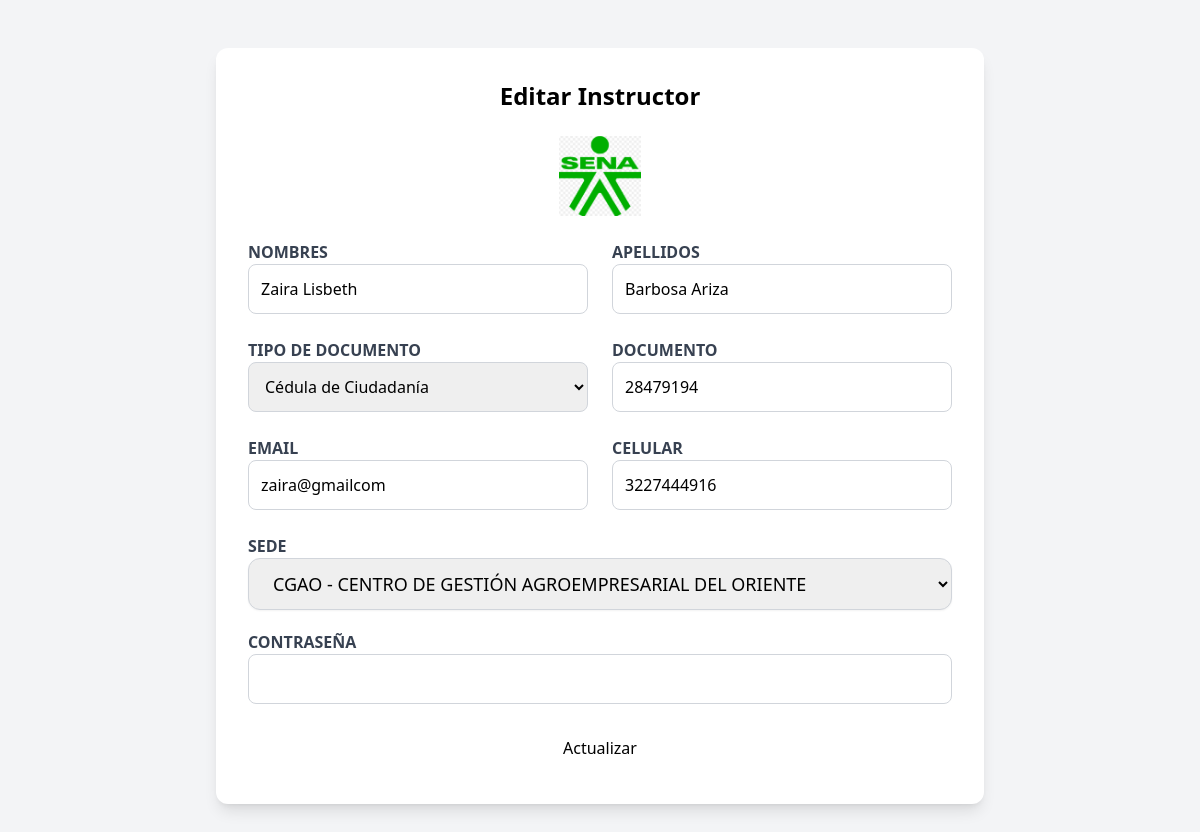
The page /instructor/editar/1 (signed in) on the database its author committed.
### app/models/users.py (models this page shows, shortened)
class Instructor(db.Model, UserMixin):
    __tablename__ = 'instructor'
    id_instructor = db.Column(db.Integer, primary_key=True)
    nombre_instructor = db.Column(db.String(45), nullable=False)
    apellido_instructor = db.Column(db.String(45), nullable=False)
    correo_instructor = db.Column(db.String(100), nullable=False, unique=True)
    celular_instructor = db.Column(db.String(45), nullable=False)
    tipo_documento = db.Column(db.Enum('Cedula de Ciudadania','Cedula Extrangeria'), nullable=False)
    documento = db.Column(db.String(45), nullable=False, unique=True)
    password_instructor = db.Column(db.String(250), nullable=False)
    coordinador_id = db.Column(db.Integer, db.ForeignKey('coordinador.id_coordinador'), nullable=False)
    coordinador = db.relationship('Coordinador', back_populates='instructores')
    sede_id = db.Column(db.Integer, db.ForeignKey('sede.id_sede'))
    sede = db.relationship('Sede', backref='instructores')
    programas = db.relationship('Programa', back_populates='instructor_rel', lazy=True, cascade='all, delete-orphan')
    seguimientos = db.relationship('Seguimiento', back_populates='instructor_rel', lazy=True, cascade='all, delete-orphan')
    aprendices_rel = db.relationship('Aprendiz', back_populates='instructor', lazy=True)

class Sede(db.Model):
    __tablename__ = 'sede'
    id_sede = db.Column(db.Integer, primary_key=True)
    nombre_sede = db.Column(db.Enum(
        'CGAO - CENTRO DE GESTIÓN AGROEMPRESARIAL DEL ORIENTE',
        'CCS - CENTRO DE COMERCIO Y SERVICIOS',
        'CDM - CENTRO DE DISEÑO Y METROLOGÍA',
        'CGAF - CENTRO DE GESTIÓN ADMINISTRATIVA Y FINANCIERA',
        'CGPI - CENTRO DE GESTIÓN DE LA PRODUCCIÓN INDUSTRIAL',
        'CTIC - CENTRO DE TECNOLOGÍA DE LA INFORMACIÓN Y COMUNICACIONES',
        'CBA - CENTRO DE BIOTECNOLOGÍA AGROPECUARIA',
        'CEM - CENTRO DE ENERGÍA Y MINAS',
        'CSF - CENTRO DE SERVICIOS FINANCIEROS',
        'CFGR - CENTRO DE FORMACIÓN EN GESTIÓN DEL RIESGO'
    ), nullable=False, unique=True)
    ciudad = db.Column(db.String(100), nullable=False)
    token = db.Column(db.String(100), nullable=True)  # Token para registrar coordinador/instructor
    token_expiracion = db.Column(db.DateTime, nullable=True)
    coordinadores = db.relationship('Coordinador', back_populates='sede', lazy=True)

### app/routes/instructor_route.py (the view, shortened to what this page needs)
@bp.route('/editar/<int:id>', methods=['GET', 'POST'])
@login_required
def editar_instructor(id):
    from app.models.users import Sede  # Importar Sede aquí
    instructor = Instructor.query.get_or_404(id)
    sedes = Sede.query.all()
    return render_template('instructor.html', instructor=instructor, mode='edit', sedes=sedes, now=datetime.now())

### app/__init__.py (called while the page is built)
@login_manager.user_loader
def load_user(user_id):
    from app.models.users import Aprendiz, Instructor, Coordinador, Administrador
    try:
        role, id = user_id.split("-")
        id = int(id)
    except (ValueError, AttributeError):
        return None
    if role == "aprendiz":
        return Aprendiz.query.get(id)
    elif role == "instructor":
        return Instructor.query.get(id)
    elif role == "coordinador":
        return Coordinador.query.get(id)
    elif role == "administrador":
        return Administrador.query.get(id)
    return None

### app/templates/instructor.html (shortened to what this page needs)
<!DOCTYPE html>
<html lang="es">
<head>
    <script src="https://cdn.tailwindcss.com"></script>
</head>
<body class="bg-gray-100 min-h-screen flex items-center justify-center p-4">
    <div class="flex flex-col items-center justify-center min-h-[calc(100vh-200px)] bg-gray-100 py-8">
    <div class="bg-white shadow-lg rounded-xl w-full max-w-3xl p-8 space-y-6">
        <h2 class="text-2xl font-bold text-center text-sena-primary">
            {% if mode == 'edit' %}Editar Instructor{% else %}Registrar Instructor{% endif %}
        </h2>
        <div class="flex justify-center mb-6">
            <img src="{{ url_for('static', filename='img/logo-sena.png') }}" alt="SENA" class="h-20">
        </div>
        {% if mode == 'edit' %}
        <form method="post" action="{{ url_for('instructor_bp.editar_instructor', id=instructor.id_instructor) }}" class="form-sena space-y-5">
        {% else %}
        <form method="post" action="{{ url_for('auth.instructor') }}" class="form-sena space-y-5">
        {% endif %}
            <div class="grid grid-cols-1 md:grid-cols-2 gap-6">
                <div>
                    <label for="nombre_instructor" class="font-semibold text-gray-700">NOMBRES</label>
                    <input type="text" name="nombre_instructor" id="nombre_instructor" value="{{ instructor.nombre_instructor if mode == 'edit' else '' }}" required class="w-full rounded-lg border border-gray-300 p-3 focus:ring-sena-primary focus:border-sena-primary">
                </div>
                <div>
                    <label for="apellido_instructor" class="font-semibold text-gray-700">APELLIDOS</label>
                    <input type="text" name="apellido_instructor" id="apellido_instructor" value="{{ instructor.apellido_instructor if mode == 'edit' else '' }}" required class="w-full rounded-lg border border-gray-300 p-3 focus:ring-sena-primary focus:border-sena-primary">
                </div>
                <div>
                    <label for="tipo_documento" class="font-semibold text-gray-700">TIPO DE DOCUMENTO</label>
                    <select name="tipo_documento" id="tipo_documento" required class="w-full rounded-lg border border-gray-300 p-3 focus:ring-sena-primary focus:border-sena-primary">
                        <option value="Cedula de Ciudadania" {% if mode == 'edit' and instructor.tipo_documento == 'Cedula de Ciudadania' %}selected{% endif %}>Cédula de Ciudadanía</option>
                    </select>
                </div>
                <div>
                    <label for="documento" class="font-semibold text-gray-700">DOCUMENTO</label>
                    <input type="text" name="documento" id="documento" value="{{ instructor.documento if mode == 'edit' else '' }}" required pattern="[0-9]+" title="Solo números" class="w-full rounded-lg border border-gray-300 p-3 focus:ring-sena-primary focus:border-sena-primary">
                </div>
                <div>
                    <label for="correo_instructor" class="font-semibold text-gray-700">EMAIL</label>
                    <input type="email" name="correo_instructor" id="correo_instructor" value="{{ instructor.correo_instructor if mode == 'edit' else '' }}" required class="w-full rounded-lg border border-gray-300 p-3 focus:ring-sena-primary focus:border-sena-primary">
                </div>
                <div>
                    <label for="celular_instructor" class="font-semibold text-gray-700">CELULAR</label>
                    <input type="tel" name="celular_instructor" id="celular_instructor" value="{{ instructor.celular_instructor if mode == 'edit' else '' }}" required pattern="[0-9]{10}" title="Debe contener 10 dígitos" class="w-full rounded-lg border border-gray-300 p-3 focus:ring-sena-primary focus:border-sena-primary">
                </div>
                <div class="md:col-span-2">
                    <label for="sede_id" class="font-semibold text-gray-700">SEDE</label>
                    <select name="sede_id" id="sede_id" required oninput="filtrarOpciones(this)"
                            class="w-full px-5 py-3 border border-gray-300 rounded-xl text-lg focus:ring-2 focus:ring-blue-500 shadow-sm">
                        {% for option_value, option_text in [
                            ('CGAO', 'CGAO - CENTRO DE GESTIÓN AGROEMPRESARIAL DEL ORIENTE'),
                            ('CCS', 'CCS - CENTRO DE COMERCIO Y SERVICIOS'),
                            ('CDM', 'CDM - CENTRO DE DISEÑO Y METROLOGÍA'),
                            ('CGAF', 'CGAF - CENTRO DE GESTIÓN ADMINISTRATIVA Y FINANCIERA'),
                            ('CGPI', 'CGPI - CENTRO DE GESTIÓN DE LA PRODUCCIÓN INDUSTRIAL'),
                            ('CTIC', 'CTIC - CENTRO DE TECNOLOGÍA DE LA INFORMACIÓN Y COMUNICACIONES'),
                            ('CBA', 'CBA - CENTRO DE BIOTECNOLOGÍA AGROPECUARIA'),
                            ('CEM', 'CEM - CENTRO DE ENERGÍA Y MINAS'),
                            ('CSF', 'CSF - CENTRO DE SERVICIOS FINANCIEROS'),
                            ('CFGR', 'CFGR - CENTRO DE FORMACIÓN EN GESTIÓN DEL RIESGO')
                        ] %}
                        <option value="{{ option_text }}" {% if mode == 'edit' and instructor.sede.nombre_sede == option_text %}selected{% endif %}>
                            {{ option_text }}
                        </option>
                    </select>
                </div>
            </div>
            <div class="mt-4">
                <label for="password" class="font-semibold text-gray-700">CONTRASEÑA</label>
                <input type="password" name="password" id="password" class="w-full rounded-lg border border-gray-300 p-3 focus:ring-sena-primary focus:border-sena-primary" {% if mode != 'edit' %}required{% endif %}>
            </div>
            <div class="flex justify-center mt-6">
                <button type="submit" class="btn-sena-primary py-3 px-6 rounded-lg font-medium">
                    {% if mode == 'edit' %}Actualizar{% else %}Registrar{% endif %}
                </button>
            </div>
        </form>
    </div>
    </div>
</body>
</html>

### rows shown on the page
Instructor: nombre_instructor "Zaira Lisbeth", apellido_instructor "Barbosa Ariza", tipo_documento "Cédula de Ciudadanía", documento "28479194", correo_instructor "zaira@gmailcom", celular_instructor "3227444916"
Sede: sede_id "CGAO - CENTRO DE GESTIÓN AGROEMPRESARIAL DEL ORIENTE"
